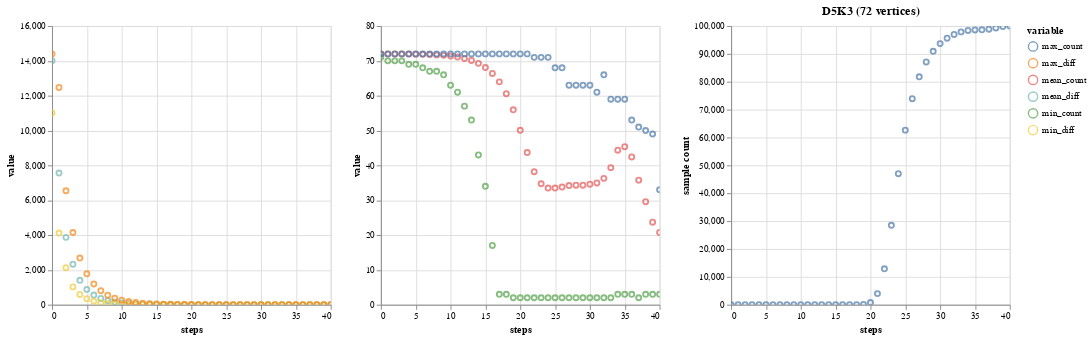

Write notebook code for a chart like this one.
### Markdown cell above
### D5K3

### Code cell
d5k3 = runGraph("d5k3", "D5K3 (72 vertices)")
plotGraph(d5k3)

### Figure 1 — Vega-Lite specification as saved in the notebook (floating-point values rounded to 4 significant figures)
{"config": {"view": {"continuousWidth": 300, "continuousHeight": 300}}, "hconcat": [{"data": {"name": "data-7cb3c1b9f03522f628e74e8adab53efe"}, "mark": {"type": "point", "tooltip": true}, "encoding": {"color": {"field": "variable", "type": "nominal"}, "x": {"field": "steps", "type": "quantitative"}, "y": {"field": "value", "type": "quantitative"}}, "name": "view_22"}, {"data": {"name": "data-08df2e9485336a536cb00e4f7f3fa7bf"}, "mark": {"type": "point", "tooltip": true}, "encoding": {"color": {"field": "variable", "type": "nominal"}, "x": {"field": "steps", "type": "quantitative"}, "y": {"field": "value", "type": "quantitative"}}, "name": "view_23"}, {"data": {"name": "data-3e792a176216e3dfd0a849e44dc15346"}, "mark": {"type": "point", "tooltip": true}, "encoding": {"x": {"field": "steps", "type": "quantitative"}, "y": {"field": "sample count", "type": "quantitative"}}, "name": "view_24", "title": "D5K3 (72 vertices)"}], "params": [{"name": "param_22", "select": {"type": "interval", "encodings": ["x", "y"]}, "bind": "scales", "views": ["view_22"]}, {"name": "param_23", "select": {"type": "interval", "encodings": ["x", "y"]}, "bind": "scales", "views": ["view_23"]}, {"name": "param_24", "select": {"type": "interval", "encodings": ["x", "y"]}, "bind": "scales", "views": ["view_24"]}], "$schema": "https://vega.github.io/schema/vega-lite/v5.20.1.json", "datasets": {"data-7cb3c1b9f03522f628e74e8adab53efe": [{"steps": 0, "variable": "mean_diff", "value": 14010.0}, {"steps": 1, "variable": "mean_diff", "value": 7558.0}, {"steps": 2, "variable": "mean_diff", "value": 3866.0}, {"steps": 3, "variable": "mean_diff", "value": 2327.0}, {"steps": 4, "variable": "mean_diff", "value": 1399.0}, {"steps": 5, "variable": "mean_diff", "value": 879.1}, {"steps": 6, "variable": "mean_diff", "value": 556.5}, {"steps": 7, "variable": "mean_diff", "value": 359.0}, {"steps": 8, "variable": "mean_diff", "value": 233.7}, {"steps": 9, "variable": "mean_diff", "value": 154.0}, {"steps": 10, "variable": "mean_diff", "value": 102.2}, {"steps": 11, "variable": "mean_diff", "value": 68.43}, {"steps": 12, "variable": "mean_diff", "value": 46.09}, {"steps": 13, "variable": "mean_diff", "value": 31.23}, {"steps": 14, "variable": "mean_diff", "value": 21.26}, {"steps": 15, "variable": "mean_diff", "value": 14.54}, {"steps": 16, "variable": "mean_diff", "value": 9.975}, {"steps": 17, "variable": "mean_diff", "value": 6.867}, {"steps": 18, "variable": "mean_diff", "value": 4.742}, {"steps": 19, "variable": "mean_diff", "value": 3.283}, {"steps": 20, "variable": "mean_diff", "value": 2.295}, {"steps": 21, "variable": "mean_diff", "value": 1.645}, {"steps": 22, "variable": "mean_diff", "value": 1.264}, {"steps": 23, "variable": "mean_diff", "value": 1.071}, {"steps": 24, "variable": "mean_diff", "value": 1.008}, {"steps": 25, "variable": "mean_diff", "value": 1.0}, {"steps": 26, "variable": "mean_diff", "value": 1.0}, {"steps": 27, "variable": "mean_diff", "value": 1.0}, {"steps": 28, "variable": "mean_diff", "value": 1.0}, {"steps": 29, "variable": "mean_diff", "value": 1.0}, {"steps": 30, "variable": "mean_diff", "value": 1.0}, {"steps": 31, "variable": "mean_diff", "value": 1.0}, {"steps": 32, "variable": "mean_diff", "value": 1.0}, {"steps": 33, "variable": "mean_diff", "value": 1.0}, {"steps": 34, "variable": "mean_diff", "value": 1.0}, {"steps": 35, "variable": "mean_diff", "value": 1.0}, {"steps": 36, "variable": "mean_diff", "value": 1.0}, {"steps": 37, "variable": "mean_diff", "value": 1.0}, {"steps": 38, "variable": "mean_diff", "value": 1.0}, {"steps": 39, "variable": "mean_diff", "value": 1.0}, {"steps": 40, "variable": "mean_diff", "value": 1.0}, {"steps": 0, "variable": "min_diff", "value": 11000.0}, {"steps": 1, "variable": "min_diff", "value": 4113.0}, {"steps": 2, "variable": "min_diff", "value": 2126.0}, {"steps": 3, "variable": "min_diff", "value": 1023.0}, {"steps": 4, "variable": "min_diff", "value": 588.0}, {"steps": 5, "variable": "min_diff", "value": 347.0}, {"steps": 6, "variable": "min_diff", "value": 204.0}, {"steps": 7, "variable": "min_diff", "value": 120.0}, {"steps": 8, "variable": "min_diff", "value": 69.0}, {"steps": 9, "variable": "min_diff", "value": 40.0}, {"steps": 10, "variable": "min_diff", "value": 23.0}, {"steps": 11, "variable": "min_diff", "value": 13.0}, {"steps": 12, "variable": "min_diff", "value": 8.0}, {"steps": 13, "variable": "min_diff", "value": 4.0}, {"steps": 14, "variable": "min_diff", "value": 3.0}, {"steps": 15, "variable": "min_diff", "value": 2.0}, {"steps": 16, "variable": "min_diff", "value": 1.0}, {"steps": 17, "variable": "min_diff", "value": 1.0}, {"steps": 18, "variable": "min_diff", "value": 1.0}, {"steps": 19, "variable": "min_diff", "value": 1.0}, {"steps": 20, "variable": "min_diff", "value": 1.0}, {"steps": 21, "variable": "min_diff", "value": 1.0}, {"steps": 22, "variable": "min_diff", "value": 1.0}, {"steps": 23, "variable": "min_diff", "value": 1.0}, {"steps": 24, "variable": "min_diff", "value": 1.0}, {"steps": 25, "variable": "min_diff", "value": 1.0}, {"steps": 26, "variable": "min_diff", "value": 1.0}, {"steps": 27, "variable": "min_diff", "value": 1.0}, {"steps": 28, "variable": "min_diff", "value": 1.0}, {"steps": 29, "variable": "min_diff", "value": 1.0}, {"steps": 30, "variable": "min_diff", "value": 1.0}, {"steps": 31, "variable": "min_diff", "value": 1.0}, {"steps": 32, "variable": "min_diff", "value": 1.0}, {"steps": 33, "variable": "min_diff", "value": 1.0}, {"steps": 34, "variable": "min_diff", "value": 1.0}, {"steps": 35, "variable": "min_diff", "value": 1.0}, {"steps": 36, "variable": "min_diff", "value": 1.0}, {"steps": 37, "variable": "min_diff", "value": 1.0}, {"steps": 38, "variable": "min_diff", "value": 1.0}, {"steps": 39, "variable": "min_diff", "value": 1.0}, {"steps": 40, "variable": "min_diff", "value": 1.0}, {"steps": 0, "variable": "max_diff", "value": 14400.0}, {"steps": 1, "variable": "max_diff", "value": 12470.0}, {"steps": 2, "variable": "max_diff", "value": 6542.0}, {"steps": 3, "variable": "max_diff", "value": 4146.0}, {"steps": 4, "variable": "max_diff", "value": 2678.0}, {"steps": 5, "variable": "max_diff", "value": 1773.0}, {"steps": 6, "variable": "max_diff", "value": 1193.0}, {"steps": 7, "variable": "max_diff", "value": 805.0}, {"steps": 8, "variable": "max_diff", "value": 549.0}, {"steps": 9, "variable": "max_diff", "value": 375.0}, {"steps": 10, "variable": "max_diff", "value": 259.0}, {"steps": 11, "variable": "max_diff", "value": 181.0}, {"steps": 12, "variable": "max_diff", "value": 127.0}, {"steps": 13, "variable": "max_diff", "value": 89.0}, {"steps": 14, "variable": "max_diff", "value": 62.0}, {"steps": 15, "variable": "max_diff", "value": 44.0}, {"steps": 16, "variable": "max_diff", "value": 30.0}, {"steps": 17, "variable": "max_diff", "value": 22.0}, {"steps": 18, "variable": "max_diff", "value": 15.0}, {"steps": 19, "variable": "max_diff", "value": 10.0}, {"steps": 20, "variable": "max_diff", "value": 8.0}, {"steps": 21, "variable": "max_diff", "value": 5.0}, {"steps": 22, "variable": "max_diff", "value": 4.0}, {"steps": 23, "variable": "max_diff", "value": 3.0}, {"steps": 24, "variable": "max_diff", "value": 2.0}, {"steps": 25, "variable": "max_diff", "value": 2.0}, {"steps": 26, "variable": "max_diff", "value": 1.0}, {"steps": 27, "variable": "max_diff", "value": 1.0}, {"steps": 28, "variable": "max_diff", "value": 1.0}, {"steps": 29, "variable": "max_diff", "value": 1.0}, {"steps": 30, "variable": "max_diff", "value": 1.0}, {"steps": 31, "variable": "max_diff", "value": 1.0}, {"steps": 32, "variable": "max_diff", "value": 1.0}, {"steps": 33, "variable": "max_diff", "value": 1.0}, {"steps": 34, "variable": "max_diff", "value": 1.0}, {"steps": 35, "variable": "max_diff", "value": 1.0}, {"steps": 36, "variable": "max_diff", "value": 1.0}, {"steps": 37, "variable": "max_diff", "value": 1.0}, {"steps": 38, "variable": "max_diff", "value": 1.0}, {"steps": 39, "variable": "max_diff", "value": 1.0}, {"steps": 40, "variable": "max_diff", "value": 1.0}], "data-08df2e9485336a536cb00e4f7f3fa7bf": [{"steps": 0, "variable": "mean_count", "value": 72.0}, {"steps": 1, "variable": "mean_count", "value": 71.99}, {"steps": 2, "variable": "mean_count", "value": 71.98}, {"steps": 3, "variable": "mean_count", "value": 71.96}, {"steps": 4, "variable": "mean_count", "value": 71.94}, {"steps": 5, "variable": "mean_count", "value": 71.91}, {"steps": 6, "variable": "mean_count", "value": 71.87}, {"steps": 7, "variable": "mean_count", "value": 71.8}, {"steps": 8, "variable": "mean_count", "value": 71.71}, {"steps": 9, "variable": "mean_count", "value": 71.57}, {"steps": 10, "variable": "mean_count", "value": 71.38}, {"steps": 11, "variable": "mean_count", "value": 71.1}, {"steps": 12, "variable": "mean_count", "value": 70.69}, {"steps": 13, "variable": "mean_count", "value": 70.11}, {"steps": 14, "variable": "mean_count", "value": 69.28}, {"steps": 15, "variable": "mean_count", "value": 68.09}, {"steps": 16, "variable": "mean_count", "value": 66.38}, {"steps": 17, "variable": "mean_count", "value": 63.97}, {"steps": 18, "variable": "mean_count", "value": 60.57}, {"steps": 19, "variable": "mean_count", "value": 55.96}, {"steps": 20, "variable": "mean_count", "value": 50.06}, {"steps": 21, "variable": "mean_count", "value": 43.69}, {"steps": 22, "variable": "mean_count", "value": 38.17}, {"steps": 23, "variable": "mean_count", "value": 34.72}, {"steps": 24, "variable": "mean_count", "value": 33.5}, {"steps": 25, "variable": "mean_count", "value": 33.48}, {"steps": 26, "variable": "mean_count", "value": 33.78}, {"steps": 27, "variable": "mean_count", "value": 34.2}, {"steps": 28, "variable": "mean_count", "value": 34.32}, {"steps": 29, "variable": "mean_count", "value": 34.31}, {"steps": 30, "variable": "mean_count", "value": 34.6}, {"steps": 31, "variable": "mean_count", "value": 34.96}, {"steps": 32, "variable": "mean_count", "value": 36.26}, {"steps": 33, "variable": "mean_count", "value": 39.35}, {"steps": 34, "variable": "mean_count", "value": 44.35}, {"steps": 35, "variable": "mean_count", "value": 45.35}, {"steps": 36, "variable": "mean_count", "value": 42.41}, {"steps": 37, "variable": "mean_count", "value": 35.76}, {"steps": 38, "variable": "mean_count", "value": 29.57}, {"steps": 39, "variable": "mean_count", "value": 23.67}, {"steps": 40, "variable": "mean_count", "value": 20.73}, {"steps": 0, "variable": "min_count", "value": 71.0}, {"steps": 1, "variable": "min_count", "value": 70.0}, {"steps": 2, "variable": "min_count", "value": 70.0}, {"steps": 3, "variable": "min_count", "value": 70.0}, {"steps": 4, "variable": "min_count", "value": 69.0}, {"steps": 5, "variable": "min_count", "value": 69.0}, {"steps": 6, "variable": "min_count", "value": 68.0}, {"steps": 7, "variable": "min_count", "value": 67.0}, {"steps": 8, "variable": "min_count", "value": 67.0}, {"steps": 9, "variable": "min_count", "value": 66.0}, {"steps": 10, "variable": "min_count", "value": 63.0}, {"steps": 11, "variable": "min_count", "value": 61.0}, {"steps": 12, "variable": "min_count", "value": 57.0}, {"steps": 13, "variable": "min_count", "value": 53.0}, {"steps": 14, "variable": "min_count", "value": 43.0}, {"steps": 15, "variable": "min_count", "value": 34.0}, {"steps": 16, "variable": "min_count", "value": 17.0}, {"steps": 17, "variable": "min_count", "value": 3.0}, {"steps": 18, "variable": "min_count", "value": 3.0}, {"steps": 19, "variable": "min_count", "value": 2.0}, {"steps": 20, "variable": "min_count", "value": 2.0}, {"steps": 21, "variable": "min_count", "value": 2.0}, {"steps": 22, "variable": "min_count", "value": 2.0}, {"steps": 23, "variable": "min_count", "value": 2.0}, {"steps": 24, "variable": "min_count", "value": 2.0}, {"steps": 25, "variable": "min_count", "value": 2.0}, {"steps": 26, "variable": "min_count", "value": 2.0}, {"steps": 27, "variable": "min_count", "value": 2.0}, {"steps": 28, "variable": "min_count", "value": 2.0}, {"steps": 29, "variable": "min_count", "value": 2.0}, {"steps": 30, "variable": "min_count", "value": 2.0}, {"steps": 31, "variable": "min_count", "value": 2.0}, {"steps": 32, "variable": "min_count", "value": 2.0}, {"steps": 33, "variable": "min_count", "value": 2.0}, {"steps": 34, "variable": "min_count", "value": 3.0}, {"steps": 35, "variable": "min_count", "value": 3.0}, {"steps": 36, "variable": "min_count", "value": 3.0}, {"steps": 37, "variable": "min_count", "value": 2.0}, {"steps": 38, "variable": "min_count", "value": 3.0}, {"steps": 39, "variable": "min_count", "value": 3.0}, {"steps": 40, "variable": "min_count", "value": 3.0}, {"steps": 0, "variable": "max_count", "value": 72.0}, {"steps": 1, "variable": "max_count", "value": 72.0}, {"steps": 2, "variable": "max_count", "value": 72.0}, {"steps": 3, "variable": "max_count", "value": 72.0}, {"steps": 4, "variable": "max_count", "value": 72.0}, {"steps": 5, "variable": "max_count", "value": 72.0}, {"steps": 6, "variable": "max_count", "value": 72.0}, {"steps": 7, "variable": "max_count", "value": 72.0}, {"steps": 8, "variable": "max_count", "value": 72.0}, {"steps": 9, "variable": "max_count", "value": 72.0}, {"steps": 10, "variable": "max_count", "value": 72.0}, {"steps": 11, "variable": "max_count", "value": 72.0}, {"steps": 12, "variable": "max_count", "value": 72.0}, {"steps": 13, "variable": "max_count", "value": 72.0}, {"steps": 14, "variable": "max_count", "value": 72.0}, {"steps": 15, "variable": "max_count", "value": 72.0}, {"steps": 16, "variable": "max_count", "value": 72.0}, {"steps": 17, "variable": "max_count", "value": 72.0}, {"steps": 18, "variable": "max_count", "value": 72.0}, {"steps": 19, "variable": "max_count", "value": 72.0}, {"steps": 20, "variable": "max_count", "value": 72.0}, {"steps": 21, "variable": "max_count", "value": 72.0}, {"steps": 22, "variable": "max_count", "value": 71.0}, {"steps": 23, "variable": "max_count", "value": 71.0}, {"steps": 24, "variable": "max_count", "value": 71.0}, {"steps": 25, "variable": "max_count", "value": 68.0}, {"steps": 26, "variable": "max_count", "value": 68.0}, {"steps": 27, "variable": "max_count", "value": 63.0}, {"steps": 28, "variable": "max_count", "value": 63.0}, {"steps": 29, "variable": "max_count", "value": 63.0}, {"steps": 30, "variable": "max_count", "value": 63.0}, {"steps": 31, "variable": "max_count", "value": 61.0}, {"steps": 32, "variable": "max_count", "value": 66.0}, {"steps": 33, "variable": "max_count", "value": 59.0}, {"steps": 34, "variable": "max_count", "value": 59.0}, {"steps": 35, "variable": "max_count", "value": 59.0}, {"steps": 36, "variable": "max_count", "value": 53.0}, {"steps": 37, "variable": "max_count", "value": 51.0}, {"steps": 38, "variable": "max_count", "value": 50.0}, {"steps": 39, "variable": "max_count", "value": 49.0}, {"steps": 40, "variable": "max_count", "value": 33.0}], "data-3e792a176216e3dfd0a849e44dc15346": [{"steps": 0, "sample count": 0}, {"steps": 1, "sample count": 0}, {"steps": 2, "sample count": 0}, {"steps": 3, "sample count": 0}, {"steps": 4, "sample count": 0}, {"steps": 5, "sample count": 0}, {"steps": 6, "sample count": 0}, {"steps": 7, "sample count": 0}, {"steps": 8, "sample count": 0}, {"steps": 9, "sample count": 0}, {"steps": 10, "sample count": 0}, {"steps": 11, "sample count": 0}, {"steps": 12, "sample count": 0}, {"steps": 13, "sample count": 0}, {"steps": 14, "sample count": 0}, {"steps": 15, "sample count": 0}, {"steps": 16, "sample count": 0}, {"steps": 17, "sample count": 1}, {"steps": 18, "sample count": 9}, {"steps": 19, "sample count": 106}, {"steps": 20, "sample count": 780}, {"steps": 21, "sample count": 3985}, {"steps": 22, "sample count": 12899}, {"steps": 23, "sample count": 28504}, {"steps": 24, "sample count": 47017}, {"steps": 25, "sample count": 62635}, {"steps": 26, "sample count": 73931}, {"steps": 27, "sample count": 81784}, {"steps": 28, "sample count": 87120}, {"steps": 29, "sample count": 90939}, {"steps": 30, "sample count": 93684}, {"steps": 31, "sample count": 95622}, {"steps": 32, "sample count": 96969}, {"steps": 33, "sample count": 97887}, {"steps": 34, "sample count": 98417}, {"steps": 35, "sample count": 98577}, {"steps": 36, "sample count": 98650}, {"steps": 37, "sample count": 98860}, {"steps": 38, "sample count": 99305}, {"steps": 39, "sample count": 99791}, {"steps": 40, "sample count": 99985}]}}
